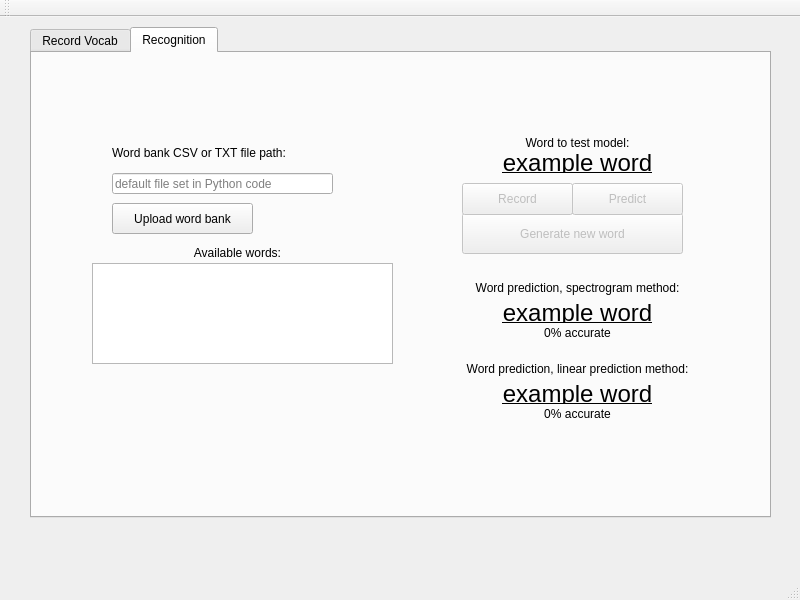
<?xml version="1.0" encoding="UTF-8"?>
<ui version="4.0">
 <class>MainWindow</class>
 <widget class="QMainWindow" name="MainWindow">
  <property name="geometry">
   <rect>
    <x>0</x>
    <y>0</y>
    <width>800</width>
    <height>600</height>
   </rect>
  </property>
  <property name="windowTitle">
   <string>Test Training</string>
  </property>
  <widget class="QWidget" name="centralwidget">
   <property name="enabled">
    <bool>true</bool>
   </property>
   <widget class="QTabWidget" name="tabWidget">
    <property name="geometry">
     <rect>
      <x>30</x>
      <y>10</y>
      <width>741</width>
      <height>491</height>
     </rect>
    </property>
    <property name="currentIndex">
     <number>1</number>
    </property>
    <property name="tabBarAutoHide">
     <bool>true</bool>
    </property>
    <widget class="QWidget" name="tab">
     <attribute name="title">
      <string>Record Vocab</string>
     </attribute>
     <widget class="QLabel" name="l_loopCounter">
      <property name="geometry">
       <rect>
        <x>380</x>
        <y>180</y>
        <width>71</width>
        <height>21</height>
       </rect>
      </property>
      <property name="whatsThis">
       <string>word</string>
      </property>
      <property name="text">
       <string/>
      </property>
      <property name="alignment">
       <set>Qt::AlignCenter</set>
      </property>
     </widget>
     <widget class="QLabel" name="label2_4">
      <property name="geometry">
       <rect>
        <x>290</x>
        <y>90</y>
        <width>121</width>
        <height>20</height>
       </rect>
      </property>
      <property name="whatsThis">
       <string>word</string>
      </property>
      <property name="text">
       <string>Word:</string>
      </property>
      <property name="alignment">
       <set>Qt::AlignCenter</set>
      </property>
     </widget>
     <widget class="QPushButton" name="b_uploadrecordings">
      <property name="geometry">
       <rect>
        <x>450</x>
        <y>160</y>
        <width>141</width>
        <height>31</height>
       </rect>
      </property>
      <property name="autoFillBackground">
       <bool>false</bool>
      </property>
      <property name="text">
       <string>Upload recordings</string>
      </property>
     </widget>
     <widget class="QLabel" name="label4_2">
      <property name="geometry">
       <rect>
        <x>40</x>
        <y>100</y>
        <width>231</width>
        <height>20</height>
       </rect>
      </property>
      <property name="whatsThis">
       <string>word</string>
      </property>
      <property name="text">
       <string>Word bank CSV or TXT file path:</string>
      </property>
      <property name="alignment">
       <set>Qt::AlignLeading|Qt::AlignLeft|Qt::AlignVCenter</set>
      </property>
     </widget>
     <widget class="QLabel" name="l_word_2">
      <property name="geometry">
       <rect>
        <x>250</x>
        <y>110</y>
        <width>191</width>
        <height>20</height>
       </rect>
      </property>
      <property name="font">
       <font>
        <pointsize>18</pointsize>
        <underline>true</underline>
       </font>
      </property>
      <property name="whatsThis">
       <string>word</string>
      </property>
      <property name="text">
       <string>example word</string>
      </property>
      <property name="alignment">
       <set>Qt::AlignCenter</set>
      </property>
     </widget>
     <widget class="QPushButton" name="b_record_2">
      <property name="enabled">
       <bool>false</bool>
      </property>
      <property name="geometry">
       <rect>
        <x>290</x>
        <y>140</y>
        <width>120</width>
        <height>32</height>
       </rect>
      </property>
      <property name="text">
       <string>Record</string>
      </property>
     </widget>
     <widget class="QLineEdit" name="fp_wordbank_2">
      <property name="geometry">
       <rect>
        <x>40</x>
        <y>130</y>
        <width>221</width>
        <height>21</height>
       </rect>
      </property>
     </widget>
     <widget class="QLabel" name="label2_5">
      <property name="geometry">
       <rect>
        <x>210</x>
        <y>180</y>
        <width>171</width>
        <height>20</height>
       </rect>
      </property>
      <property name="whatsThis">
       <string>word</string>
      </property>
      <property name="text">
       <string>Current loop of word bank:</string>
      </property>
      <property name="alignment">
       <set>Qt::AlignCenter</set>
      </property>
     </widget>
     <widget class="QLineEdit" name="fp_prerecord">
      <property name="geometry">
       <rect>
        <x>450</x>
        <y>130</y>
        <width>251</width>
        <height>21</height>
       </rect>
      </property>
     </widget>
     <widget class="QLabel" name="label3">
      <property name="geometry">
       <rect>
        <x>450</x>
        <y>100</y>
        <width>231</width>
        <height>20</height>
       </rect>
      </property>
      <property name="whatsThis">
       <string>word</string>
      </property>
      <property name="text">
       <string>File path of pre-recorded vocab:</string>
      </property>
      <property name="alignment">
       <set>Qt::AlignLeading|Qt::AlignLeft|Qt::AlignVCenter</set>
      </property>
     </widget>
     <widget class="QPushButton" name="b_process">
      <property name="enabled">
       <bool>false</bool>
      </property>
      <property name="geometry">
       <rect>
        <x>110</x>
        <y>210</y>
        <width>551</width>
        <height>101</height>
       </rect>
      </property>
      <property name="autoFillBackground">
       <bool>false</bool>
      </property>
      <property name="text">
       <string>TRAIN MODEL with CURRENT RECORDINGS</string>
      </property>
     </widget>
     <widget class="QPlainTextEdit" name="plainTextEdit_2">
      <property name="geometry">
       <rect>
        <x>240</x>
        <y>310</y>
        <width>301</width>
        <height>141</height>
       </rect>
      </property>
      <property name="readOnly">
       <bool>true</bool>
      </property>
     </widget>
     <widget class="QLabel" name="label5">
      <property name="geometry">
       <rect>
        <x>260</x>
        <y>20</y>
        <width>261</width>
        <height>20</height>
       </rect>
      </property>
      <property name="whatsThis">
       <string>word</string>
      </property>
      <property name="text">
       <string>Current file path that processor looks at:</string>
      </property>
      <property name="alignment">
       <set>Qt::AlignLeading|Qt::AlignLeft|Qt::AlignVCenter</set>
      </property>
     </widget>
     <widget class="QLineEdit" name="fp_1process">
      <property name="geometry">
       <rect>
        <x>260</x>
        <y>40</y>
        <width>251</width>
        <height>21</height>
       </rect>
      </property>
      <property name="placeholderText">
       <string>filepath/of/currentrecordings</string>
      </property>
     </widget>
     <widget class="QPushButton" name="b_wordbank_2">
      <property name="geometry">
       <rect>
        <x>40</x>
        <y>160</y>
        <width>141</width>
        <height>31</height>
       </rect>
      </property>
      <property name="autoFillBackground">
       <bool>false</bool>
      </property>
      <property name="text">
       <string>Upload word bank</string>
      </property>
     </widget>
    </widget>
    <widget class="QWidget" name="tab_2">
     <attribute name="title">
      <string>Recognition</string>
     </attribute>
     <widget class="QPlainTextEdit" name="plainTextEdit">
      <property name="geometry">
       <rect>
        <x>60</x>
        <y>210</y>
        <width>301</width>
        <height>101</height>
       </rect>
      </property>
      <property name="readOnly">
       <bool>true</bool>
      </property>
     </widget>
     <widget class="QPushButton" name="b_generatenew">
      <property name="enabled">
       <bool>false</bool>
      </property>
      <property name="geometry">
       <rect>
        <x>430</x>
        <y>160</y>
        <width>221</width>
        <height>41</height>
       </rect>
      </property>
      <property name="autoFillBackground">
       <bool>false</bool>
      </property>
      <property name="text">
       <string>Generate new word</string>
      </property>
     </widget>
     <widget class="QLabel" name="label2_2">
      <property name="geometry">
       <rect>
        <x>120</x>
        <y>190</y>
        <width>171</width>
        <height>20</height>
       </rect>
      </property>
      <property name="whatsThis">
       <string>word</string>
      </property>
      <property name="text">
       <string>Available words:</string>
      </property>
      <property name="alignment">
       <set>Qt::AlignCenter</set>
      </property>
     </widget>
     <widget class="QLabel" name="label4">
      <property name="geometry">
       <rect>
        <x>80</x>
        <y>90</y>
        <width>231</width>
        <height>20</height>
       </rect>
      </property>
      <property name="whatsThis">
       <string>word</string>
      </property>
      <property name="text">
       <string>Word bank CSV or TXT file path:</string>
      </property>
      <property name="alignment">
       <set>Qt::AlignLeading|Qt::AlignLeft|Qt::AlignVCenter</set>
      </property>
     </widget>
     <widget class="QLabel" name="l_spectrogram_accuracy">
      <property name="geometry">
       <rect>
        <x>460</x>
        <y>270</y>
        <width>171</width>
        <height>20</height>
       </rect>
      </property>
      <property name="whatsThis">
       <string>word</string>
      </property>
      <property name="text">
       <string>0% accurate</string>
      </property>
      <property name="alignment">
       <set>Qt::AlignCenter</set>
      </property>
     </widget>
     <widget class="QLabel" name="l_word">
      <property name="geometry">
       <rect>
        <x>450</x>
        <y>100</y>
        <width>191</width>
        <height>20</height>
       </rect>
      </property>
      <property name="font">
       <font>
        <pointsize>18</pointsize>
        <underline>true</underline>
       </font>
      </property>
      <property name="whatsThis">
       <string>word</string>
      </property>
      <property name="text">
       <string>example word</string>
      </property>
      <property name="alignment">
       <set>Qt::AlignCenter</set>
      </property>
     </widget>
     <widget class="QPushButton" name="b_record">
      <property name="enabled">
       <bool>false</bool>
      </property>
      <property name="geometry">
       <rect>
        <x>430</x>
        <y>130</y>
        <width>111</width>
        <height>32</height>
       </rect>
      </property>
      <property name="text">
       <string>Record</string>
      </property>
     </widget>
     <widget class="QLabel" name="label2">
      <property name="geometry">
       <rect>
        <x>480</x>
        <y>80</y>
        <width>131</width>
        <height>20</height>
       </rect>
      </property>
      <property name="whatsThis">
       <string>word</string>
      </property>
      <property name="text">
       <string>Word to test model:</string>
      </property>
      <property name="alignment">
       <set>Qt::AlignCenter</set>
      </property>
     </widget>
     <widget class="QPushButton" name="b_wordbank">
      <property name="geometry">
       <rect>
        <x>80</x>
        <y>150</y>
        <width>141</width>
        <height>31</height>
       </rect>
      </property>
      <property name="autoFillBackground">
       <bool>false</bool>
      </property>
      <property name="text">
       <string>Upload word bank</string>
      </property>
     </widget>
     <widget class="QLabel" name="label2_3">
      <property name="geometry">
       <rect>
        <x>400</x>
        <y>219</y>
        <width>291</width>
        <height>31</height>
       </rect>
      </property>
      <property name="whatsThis">
       <string>word</string>
      </property>
      <property name="text">
       <string>Word prediction, spectrogram method:</string>
      </property>
      <property name="alignment">
       <set>Qt::AlignCenter</set>
      </property>
     </widget>
     <widget class="QLineEdit" name="fp_wordbank">
      <property name="geometry">
       <rect>
        <x>80</x>
        <y>120</y>
        <width>221</width>
        <height>21</height>
       </rect>
      </property>
      <property name="placeholderText">
       <string>default file set in Python code</string>
      </property>
     </widget>
     <widget class="QLabel" name="l_spectrogram_word">
      <property name="geometry">
       <rect>
        <x>450</x>
        <y>250</y>
        <width>191</width>
        <height>20</height>
       </rect>
      </property>
      <property name="font">
       <font>
        <pointsize>18</pointsize>
        <underline>true</underline>
       </font>
      </property>
      <property name="whatsThis">
       <string>word</string>
      </property>
      <property name="text">
       <string>example word</string>
      </property>
      <property name="alignment">
       <set>Qt::AlignCenter</set>
      </property>
     </widget>
     <widget class="QLabel" name="l_linear_word">
      <property name="geometry">
       <rect>
        <x>450</x>
        <y>331</y>
        <width>191</width>
        <height>20</height>
       </rect>
      </property>
      <property name="font">
       <font>
        <pointsize>18</pointsize>
        <underline>true</underline>
       </font>
      </property>
      <property name="whatsThis">
       <string>word</string>
      </property>
      <property name="text">
       <string>example word</string>
      </property>
      <property name="alignment">
       <set>Qt::AlignCenter</set>
      </property>
     </widget>
     <widget class="QLabel" name="l_linear_accuracy">
      <property name="geometry">
       <rect>
        <x>460</x>
        <y>351</y>
        <width>171</width>
        <height>20</height>
       </rect>
      </property>
      <property name="whatsThis">
       <string>word</string>
      </property>
      <property name="text">
       <string>0% accurate</string>
      </property>
      <property name="alignment">
       <set>Qt::AlignCenter</set>
      </property>
     </widget>
     <widget class="QLabel" name="label2_6">
      <property name="geometry">
       <rect>
        <x>400</x>
        <y>300</y>
        <width>291</width>
        <height>31</height>
       </rect>
      </property>
      <property name="whatsThis">
       <string>word</string>
      </property>
      <property name="text">
       <string>Word prediction, linear prediction method:</string>
      </property>
      <property name="alignment">
       <set>Qt::AlignCenter</set>
      </property>
     </widget>
     <widget class="QPushButton" name="b_predict">
      <property name="enabled">
       <bool>false</bool>
      </property>
      <property name="geometry">
       <rect>
        <x>540</x>
        <y>130</y>
        <width>111</width>
        <height>32</height>
       </rect>
      </property>
      <property name="text">
       <string>Predict</string>
      </property>
     </widget>
    </widget>
   </widget>
  </widget>
  <widget class="QMenuBar" name="menubar">
   <property name="geometry">
    <rect>
     <x>0</x>
     <y>0</y>
     <width>800</width>
     <height>24</height>
    </rect>
   </property>
  </widget>
  <widget class="QStatusBar" name="statusbar"/>
  <widget class="QToolBar" name="toolBar">
   <property name="windowTitle">
    <string>toolBar</string>
   </property>
   <attribute name="toolBarArea">
    <enum>TopToolBarArea</enum>
   </attribute>
   <attribute name="toolBarBreak">
    <bool>false</bool>
   </attribute>
  </widget>
 </widget>
 <tabstops>
  <tabstop>b_record</tabstop>
  <tabstop>fp_wordbank</tabstop>
  <tabstop>b_wordbank</tabstop>
 </tabstops>
 <resources/>
 <connections/>
</ui>
